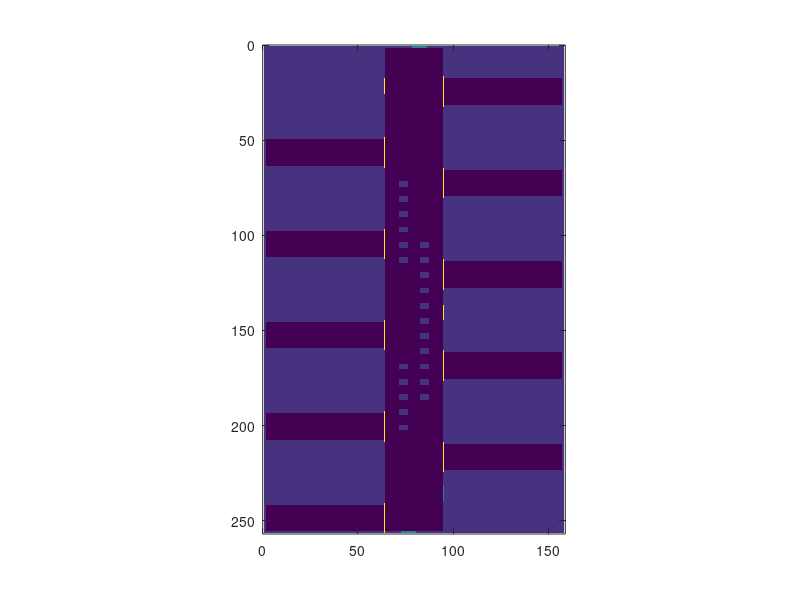

Here is the MATLAB script that generated this plot: (Note: this script raises an error after producing the figure.)
clear; clc;

% Flagfield definitions (multiple boundaries)
FLUID           = 0;
NO_SLIP         = 1;
FREE_SLIP       = 2;
OUTFLOW         = 3;

MOVING_WALL     = 10;

INFLOW          = 30;
INFLOW_1        = 31;
INFLOW_2        = 32;
INFLOW_3        = 33;
INFLOW_4        = 34;
INFLOW_5        = 35;

PRESSURE_IN     = 50;
PRESSURE_IN_1   = 51;
PRESSURE_IN_2   = 52;
PRESSURE_IN_3   = 53;
PRESSURE_IN_4   = 54;
PRESSURE_IN_5   = 55;

PARALLEL_BOUNDARY = 7;

% Set these
x = 8;
max_flag = 55;

% Dimensions for the hall and the wings
% l=length (x), w=width (y), h=height (z), d=distance
hall_l = 32*x;
hall_w = 4*x;
hall_h = 1;  

wing_l = 2*x;
wing_w = 8*x;
wing_h = 1;
wing_d = 4*x;

% Canvas size
Nx = hall_l;
Ny = wing_w - 1 + hall_w - 1 + wing_w;
Nz = hall_h;

% Initialize the canvas (MI building)
MI = NO_SLIP * ones(Nx, Ny, Nz);

% Construct the main hall
Hall = NO_SLIP * ones(hall_l, hall_w, hall_h);
Hall(2:hall_l-1, 2:hall_w-1, :) = FLUID;

% Add the doors
% North door (main entrance)
x_pos = 1 + 2*x + 1; % East boundary + 2*x + start
y_pos = 1;
door_size = x;
Hall(x_pos:x_pos+door_size-1, y_pos, :) = INFLOW_1;

% East door (LRZ)
x_pos = 1;
y_pos = hall_w - 2*x; % hall width - 2*x
door_size = x;
Hall(x_pos, y_pos:y_pos+door_size-1, :) = OUTFLOW;

% Cantine door
x_pos = 1 + wing_l + 2*(wing_l + wing_d) + wing_l + x;
y_pos = hall_w;
door_size = x;
Hall(x_pos:x_pos+door_size-1, y_pos, :) = INFLOW_2;

% South door (side door, library)
x_pos = hall_l-3*x;
y_pos = hall_w;
door_size = x;
Hall(x_pos:x_pos+door_size-1, y_pos, :) = OUTFLOW;

% West door (back entrance)
x_pos = hall_l;
y_pos = 1 + x + 1;
door_size = x;
Hall(x_pos, y_pos:y_pos+door_size-1, :) = OUTFLOW;

% Add the tables (at least x=4 is required)
if (x>=4)
    table_l = x/4;
    table_w = x/2;
    table_d = x;
    
    % North-east set (Rechnerhalle)
    start_x = wing_l + wing_d + wing_l + x;
    end_x = start_x + table_l;
    start_y = 1 + x;
    end_y = start_y + table_w;
    Hall(start_x:end_x, start_y:end_y, :) = NO_SLIP;

    for i=1:5
        start_x = start_x + table_d;
        end_x = end_x + table_d;
        Hall(start_x:end_x, start_y:end_y, :) = NO_SLIP;
    end

    % North-west set (Tree)
    start_x = start_x + wing_l + wing_d;
    end_x = start_x + table_l;

    for i=1:5
        start_x = start_x + table_d;
        end_x = end_x + table_d;
        Hall(start_x:end_x, start_y:end_y, :) = NO_SLIP;
    end

    % South set (Cantine)
    start_x = 2*(wing_l + wing_d) + x;
    end_x = start_x + table_l;
    start_y = hall_w -1 -x - table_w + 1;
    end_y = start_y + table_w;
    Hall(start_x:end_x, start_y:end_y, :) = NO_SLIP;

    for i=1:10
        start_x = start_x + table_d;
        end_x = end_x + table_d;
        Hall(start_x:end_x, start_y:end_y, :) = NO_SLIP;
    end
end

% Put the main hall in place
MI(: , wing_w:wing_w+hall_w-1, : ) = Hall;

% Construct a north wing
WingN = NO_SLIP * ones(wing_l, wing_w, wing_h);
WingN(2:wing_l-1, 2:wing_w-1, :) = FLUID;
% WingN(2:wing_l-1, wing_w, :) = FLUID;
WingN(1:wing_l, wing_w, :) = PARALLEL_BOUNDARY;

% Put the north wings in place
xpos = wing_l + wing_d + 1; % one wing + distance + east boundary
ypos = 1;
MI(xpos:xpos+wing_l-1, ypos:ypos+wing_w-1, :) = WingN; 

for i=2:5
    xpos = xpos + wing_l + wing_d;
    MI(xpos:xpos+wing_l-1, ypos:ypos+wing_w-1, :) = WingN; 
end

% Construct a south wing
WingS = NO_SLIP * ones(wing_l, wing_w, wing_h);
WingS(2:wing_l-1, 2:wing_w-1, :) = FLUID;
% WingS(2:wing_l-1, 1, :) = FLUID; 
WingS(1:wing_l, 1, :) = PARALLEL_BOUNDARY; 

% Put the south wings in place
xpos = wing_l + 1; % one wing + east boundary
ypos = wing_w -1 + hall_w;
MI(xpos:xpos+wing_l-1, ypos:ypos+wing_w-1, :) = WingS; 

for i=2:5
    xpos = xpos + wing_l + wing_d;
    MI(xpos:xpos+wing_l-1, ypos:ypos+wing_w-1, :) = WingS; 
end

% Visualize the domain
image(10*MI(:,:,1));
axis equal
xlim([0 Ny + 1]) % x for the graph only
ylim([0 Nx + 1]) % y for the graph only

% Write pgm files
% Main Hall
n_cpus = 4; % Number of partitions-cpus for the main hall
hall_part_l = hall_l / n_cpus;
if (mod(hall_l, n_cpus) ~= 0)
    printf('Careful! Hall not divisible by number of cpus!')
end
x_start = 1;
x_end = hall_part_l;
y_start = wing_w;
y_end = y_start + hall_w -1;
part_0 = rot90([MI(x_start:x_end, y_start:y_end, :); PARALLEL_BOUNDARY*ones(1, hall_w, hall_h)]);
f_name = 'pgm/cpu_0.pgm';
f_id = fopen(f_name,'w');
fprintf(f_id, '%s\n', ['P3 ', num2str(size(part_0,2)), ' ', num2str(size(part_0,1)), ' ', num2str(max_flag)]);
fclose(f_id);
dlmwrite('pgm/cpu_0.pgm', part_0, '-append', 'delimiter', ' ')

file_id = 0;

for i=1:n_cpus-2
    file_id = file_id + 1;
    x_start = x_start + hall_part_l;
    x_end = x_end + hall_part_l;
    clear part_i
    part_i = rot90([PARALLEL_BOUNDARY*ones(1, hall_w, hall_h); MI(x_start:x_end, y_start:y_end, :); PARALLEL_BOUNDARY*ones(1, hall_w, hall_h)]);
    f_name = ['pgm/cpu_',num2str(file_id),'.pgm'];
    f_id = fopen(f_name,'w');
    fprintf(f_id, '%s\n', ['P3 ', num2str(size(part_i,2)), ' ', num2str(size(part_i,1)), ' ', num2str(max_flag)]);
    fclose(f_id);
    dlmwrite(f_name, part_i, '-append', 'delimiter', ' ')
end

file_id = file_id + 1;
x_start = x_start + hall_part_l;
x_end = x_end + hall_part_l;
part_n = rot90([PARALLEL_BOUNDARY*ones(1, hall_w, hall_h); MI(x_start:x_end, y_start:y_end, :)]);
f_name = ['pgm/cpu_',num2str(file_id),'.pgm'];
f_id = fopen(f_name,'w');
fprintf(f_id, '%s\n', ['P3 ', num2str(size(part_n,2)), ' ', num2str(size(part_n,1)), ' ', num2str(max_flag)]);
fclose(f_id);
dlmwrite(['pgm/cpu_',num2str(file_id),'.pgm'], part_n, '-append', 'delimiter', ' ')

% North wings
WingN(1, wing_w, :) = NO_SLIP;
WingN(2:wing_l-1, wing_w, :) = FLUID;
WingN(wing_l, wing_w, :) = NO_SLIP;
WingN_par = rot90([WingN PARALLEL_BOUNDARY * ones(wing_l, 1, wing_h)]);
file_id = file_id + 1;
f_name = ['pgm/cpu_',num2str(file_id),'.pgm'];
f_id = fopen(f_name,'w');
fprintf(f_id, '%s\n', ['P3 ', num2str(size(WingN_par,2)), ' ', num2str(size(WingN_par,1)), ' ', num2str(max_flag)]);
fclose(f_id);
dlmwrite(f_name, WingN_par, '-append', 'delimiter', ' ')

file_id = file_id + 1;
f_name = ['pgm/cpu_',num2str(file_id),'.pgm'];
f_id = fopen(f_name,'w');
fprintf(f_id, '%s\n', ['P3 ', num2str(size(WingN_par,2)), ' ', num2str(size(WingN_par,1)), ' ', num2str(max_flag)]);
fclose(f_id);
dlmwrite(f_name, WingN_par, '-append', 'delimiter', ' ')

file_id = file_id + 1;
f_name = ['pgm/cpu_',num2str(file_id),'.pgm'];
f_id = fopen(f_name,'w');
fprintf(f_id, '%s\n', ['P3 ', num2str(size(WingN_par,2)), ' ', num2str(size(WingN_par,1)), ' ', num2str(max_flag)]);
fclose(f_id);
dlmwrite(f_name, WingN_par, '-append', 'delimiter', ' ')

file_id = file_id + 1;
f_name = ['pgm/cpu_',num2str(file_id),'.pgm'];
f_id = fopen(f_name,'w');
fprintf(f_id, '%s\n', ['P3 ', num2str(size(WingN_par,2)), ' ', num2str(size(WingN_par,1)), ' ', num2str(max_flag)]);
fclose(f_id);
dlmwrite(f_name, WingN_par, '-append', 'delimiter', ' ')

file_id = file_id + 1;
f_name = ['pgm/cpu_',num2str(file_id),'.pgm'];
f_id = fopen(f_name,'w');
fprintf(f_id, '%s\n', ['P3 ', num2str(size(WingN_par,2)), ' ', num2str(size(WingN_par,1)), ' ', num2str(max_flag)]);
fclose(f_id);
dlmwrite(f_name, WingN_par, '-append', 'delimiter', ' ')

% South wings
WingS(1, 1, :) = NO_SLIP;
WingS(2:wing_l-1, 1, :) = FLUID; 
WingS(wing_l, 1, :) = NO_SLIP;
WingS_par = rot90([PARALLEL_BOUNDARY * ones(wing_l, 1, wing_h) WingS]);
file_id = file_id + 1;
f_name = ['pgm/cpu_',num2str(file_id),'.pgm'];
f_id = fopen(f_name,'w');
fprintf(f_id, '%s\n', ['P3 ', num2str(size(WingS_par,2)), ' ', num2str(size(WingS_par,1)), ' ', num2str(max_flag)]);
fclose(f_id);
dlmwrite(f_name,  WingS_par, '-append', 'delimiter', ' ')

file_id = file_id + 1;
f_name = ['pgm/cpu_',num2str(file_id),'.pgm'];
f_id = fopen(f_name,'w');
fprintf(f_id, '%s\n', ['P3 ', num2str(size(WingS_par,2)), ' ', num2str(size(WingS_par,1)), ' ', num2str(max_flag)]);
fclose(f_id);
dlmwrite(f_name, WingS_par, '-append', 'delimiter', ' ')

file_id = file_id + 1;
f_name = ['pgm/cpu_',num2str(file_id),'.pgm'];
f_id = fopen(f_name,'w');
fprintf(f_id, '%s\n', ['P3 ', num2str(size(WingS_par,2)), ' ', num2str(size(WingS_par,1)), ' ', num2str(max_flag)]);
fclose(f_id);
dlmwrite(f_name, WingS_par, '-append', 'delimiter', ' ')

file_id = file_id + 1;
f_name = ['pgm/cpu_',num2str(file_id),'.pgm'];
f_id = fopen(f_name,'w');
fprintf(f_id, '%s\n', ['P3 ', num2str(size(WingS_par,2)), ' ', num2str(size(WingS_par,1)), ' ', num2str(max_flag)]);
fclose(f_id);
dlmwrite(f_name, WingS_par, '-append', 'delimiter', ' ')

file_id = file_id + 1;
f_name = ['pgm/cpu_',num2str(file_id),'.pgm'];
f_id = fopen(f_name,'w');
fprintf(f_id, '%s\n', ['P3 ', num2str(size(WingS_par,2)), ' ', num2str(size(WingS_par,1)), ' ', num2str(max_flag)]);
fclose(f_id);
dlmwrite(f_name, WingS_par, '-append', 'delimiter', ' ')

